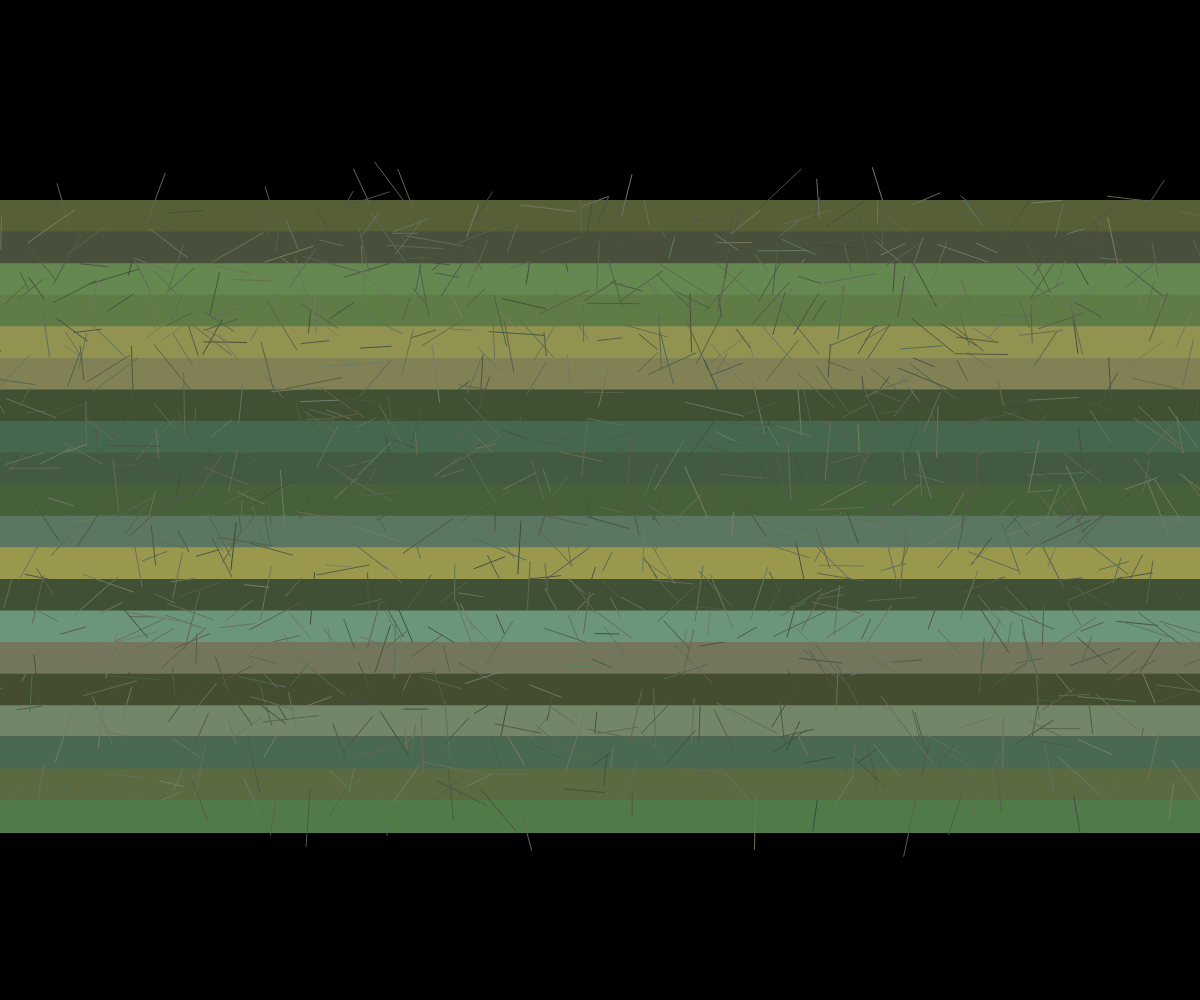
Frame 1 (no input)
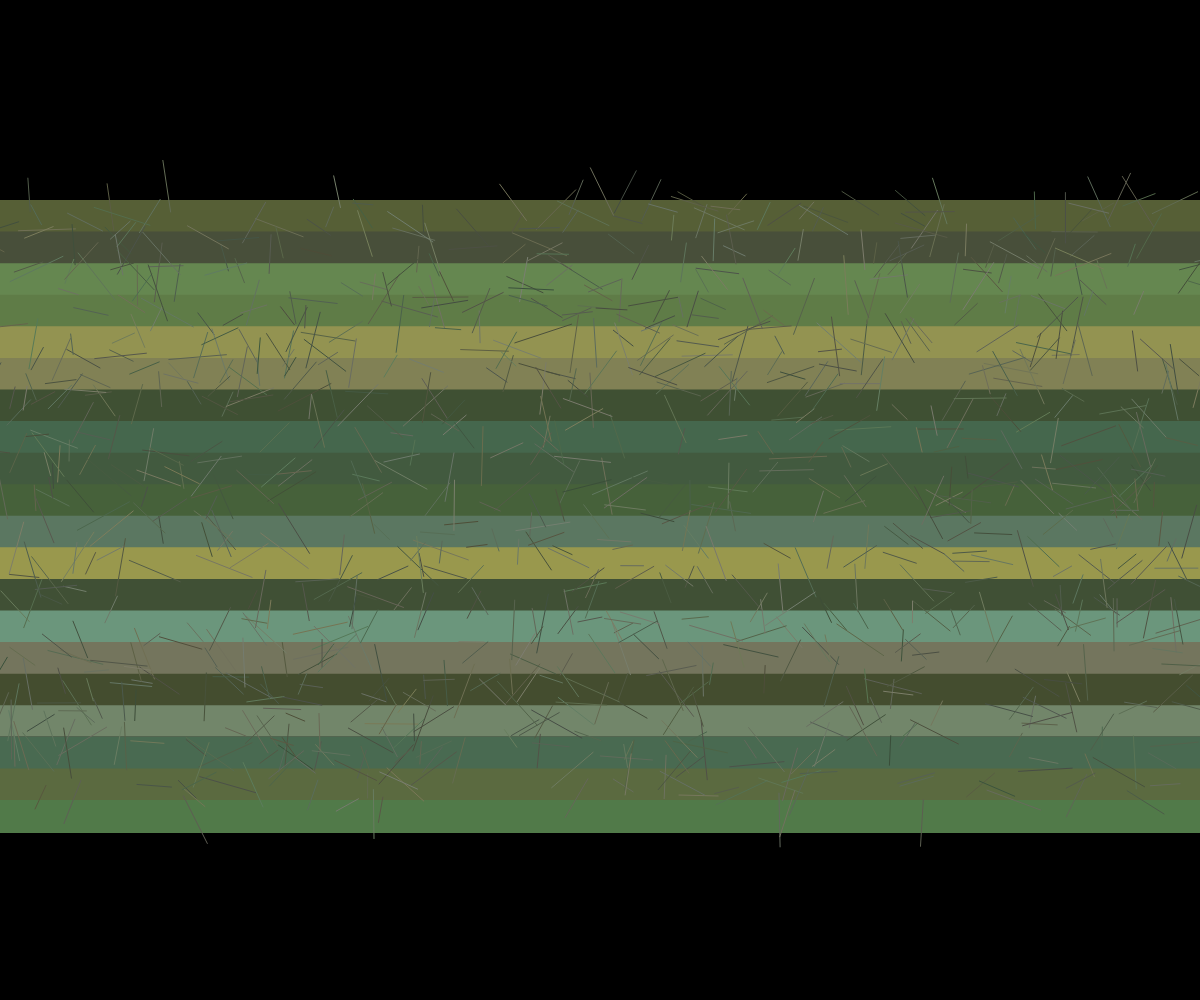
Frame 2 (the mouse pressed at the canvas centre, redrawn once)

The p5.js sketch that drew these frames (run headless with seeded random() and noise() and a simulated clock; the mouse was pressed at the canvas centre and the sketch redrawn once):

// p5.js sketch
// ── sketch.js
let sedimentLayers = [];
const layerCount = 20;
const maxStrata = 1000;

function setup() {
  createCanvas(windowWidth, windowHeight);
  colorMode(HSB, 100);
  
  // Create deep sediment layers with rich earth tones
  for (let i = 0; i < layerCount; i++) {
    let layer = {
      y: map(i, 0, layerCount - 1, height * 0.2, height * 0.8),
      thickness: random(30, 80),
      hue: random(15, 40), // Earth tones - ochres, browns
      saturation: random(20, 50),
      brightness: random(25, 60)
    };
    sedimentLayers.push(layer);
  }
  
  noLoop();
}

function draw() {
  background(0);
  
  // Draw base sediment layers
  for (let layer of sedimentLayers) {
    fill(layer.hue, layer.saturation, layer.brightness);
    noStroke();
    rect(0, layer.y, width, layer.thickness);
  }
  
  // Add subtle texture to simulate beeswax-like surface
  strokeWeight(1);
  for (let i = 0; i < maxStrata; i++) {
    let x = random(width);
    let y = random(height * 0.2, height * 0.8);
    
    // Use muted earth tones for texture
    let hue = random(15, 35);
    let sat = random(10, 30);
    let bright = random(30, 50);
    
    stroke(hue, sat, bright);
    
    // Draw thin strata lines with slight variation
    let length = random(20, 60);
    let angle = random(TWO_PI);
    
    line(x, y, x + cos(angle) * length, y + sin(angle) * length);
  }
}

function windowResized() {
  resizeCanvas(windowWidth, windowHeight);
}
